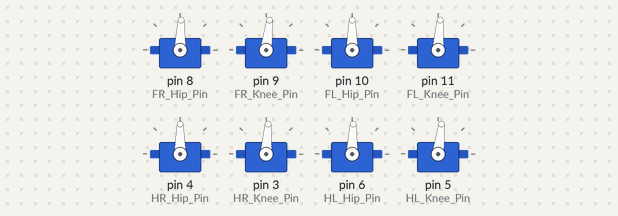
A sketch run on a simulated Arduino Uno, built with avr-gcc and run on an emulated ATmega328P. Parts: 8 × servo.

Above: at 0.55 s.
At 1.35 s:
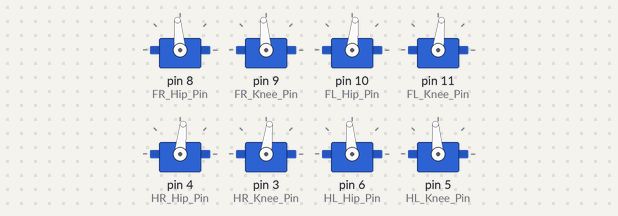
Timing chart, 0 to 6.3 s (numbered marks = the images above):
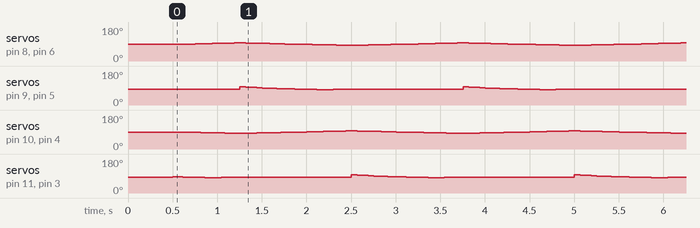

The sketch:

Walking_robot_code.ino
```cpp
#include <Servo.h>


float Height = 9.65;
float L1 = 4.65;
float L2 = 5.04;

float Angle_Hip_at_equil = 0;
float Angle_Range = 20;
float KneeAngle = 10;

float Angle_Hip_Max = Angle_Hip_at_equil + Angle_Range / 2;
float Angle_Hip_Min = Angle_Hip_at_equil - Angle_Range / 2;

float PhaseStep = 0.01;
int   CycleTime = 2500;


int HipOffset = 135;
int KneeOffset = 135;


Servo FR_Hip, FR_Knee;
Servo FL_Hip, FL_Knee;
Servo HR_Hip, HR_Knee;
Servo HL_Hip, HL_Knee;


int FR_Hip_Pin = 8,  FR_Knee_Pin = 9;
int FL_Hip_Pin = 10, FL_Knee_Pin = 11;
int HR_Hip_Pin = 4,  HR_Knee_Pin = 3;
int HL_Hip_Pin = 6,  HL_Knee_Pin = 5;


void setup() {
  Serial.begin(115200);


  FR_Hip.attach(FR_Hip_Pin);
  FR_Knee.attach(FR_Knee_Pin);
  FL_Hip.attach(FL_Hip_Pin);
  FL_Knee.attach(FL_Knee_Pin);
  HR_Hip.attach(HR_Hip_Pin);
  HR_Knee.attach(HR_Knee_Pin);
  HL_Hip.attach(HL_Hip_Pin);
  HL_Knee.attach(HL_Knee_Pin);


  setLeg(FR_Hip, FR_Knee, Angle_Hip_at_equil, KneeAngle);
  setLeg(FL_Hip, FL_Knee, Angle_Hip_at_equil, KneeAngle);
  setLeg(HR_Hip, HR_Knee, Angle_Hip_at_equil, KneeAngle);
  setLeg(HL_Hip, HL_Knee, Angle_Hip_at_equil, KneeAngle);
  delay(500);
}


void loop() {
  unsigned long now = millis();
  float phaseBase = fmod((float)now / CycleTime, 1.0);


  moveLegWithPhase(HR_Hip, HR_Knee, phaseBase, false);
  moveLegWithPhase(FL_Hip, FL_Knee, phaseBase, false);

  moveLegWithPhase(HL_Hip, HL_Knee, fmod(phaseBase + 0.5, 1.0), false);
  moveLegWithPhase(FR_Hip, FR_Knee, fmod(phaseBase + 0.5, 1.0), false);
}


void moveLegWithPhase(Servo &hip, Servo &knee, float phase, bool stanceFirst) {

  bool stance = (phase < 0.5);
  float hipAngle;

  if (stance) {
    hipAngle = mapf(phase, 0, 0.5, Angle_Hip_Min, Angle_Hip_Max);
    float rad = hipAngle * PI / 180;
    float tempVal = (Height - L1 * cos(rad)) / L2;
    tempVal = constrain(tempVal, -1, 1);
    float kneeAngle = rad + acos(tempVal);
    kneeAngle = kneeAngle * 180 / PI;
    setLeg(hip, knee, hipAngle, kneeAngle);
  } else {
    hipAngle = mapf(phase, 0.5, 1.0, Angle_Hip_Max, Angle_Hip_Min);
    float kneeAngle = KneeAngle;
    setLeg(hip, knee, hipAngle, kneeAngle);
  }
}


void setLeg(Servo &hip, Servo &knee, float hipDeg, float kneeDeg) {
  hip.write(map(HipOffset - hipDeg, 0, 270, 0, 180));
  knee.write(map(KneeOffset - kneeDeg, 0, 270, 0, 180));
}


float mapf(float x, float in_min, float in_max, float out_min, float out_max) {
  return (x - in_min) * (out_max - out_min) / (in_max - in_min) + out_min;
}
```
